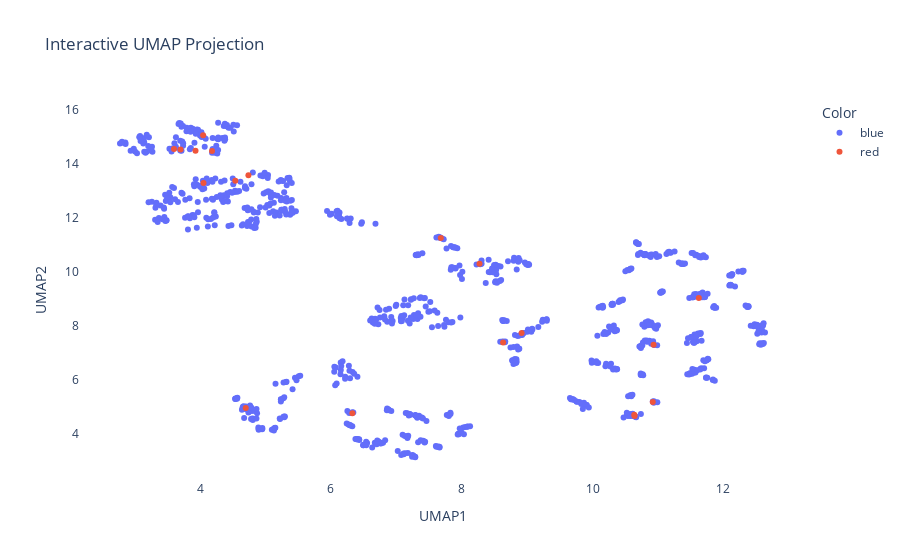

Write notebook code for a chart like this one.
### Code cell
# Set the background color to transparent
fig.update_layout(plot_bgcolor='rgba(0,0,0,0)')

### Figure 1 — Plotly figure (JSON) as saved in the notebook; plotly's stock layout.template omitted (floating-point values rounded to 4 significant figures; data arrays with more than 128 entries replaced by an {"elided": "..."} marker saying what was removed)
{"data": [{"customdata": {"elided": "980x3 mixed values"}, "hovertemplate": "Index: %{customdata[0]}<br>SMILES: %{customdata[1]}", "legendgroup": "blue", "marker": {"color": "#636efa", "symbol": "circle"}, "mode": "markers", "name": "blue", "orientation": "v", "showlegend": true, "type": "scatter", "x": {"elided": "980 float values"}, "xaxis": "x", "y": {"elided": "980 float values"}, "yaxis": "y"}, {"customdata": [[1, "N#CC%11=CC(C%12=CC=C(N(C%13=C%14C=CC=C%13)C%15=C(O%14)C=CC=C%15)C=C%12)=NC=C%11", "red"], [100, "O=[N+](C(C=C6)=CN=C6C7=CC=NC=C7N(C8=C9C=CC=C8)C%10=C(O9)C=CC=C%10)[O-]", "red"], [102, "N#CC%16=CC=C(C=C%16)C%17=CC=NC=C%17N(C%18=C%19C=CC=C%18)C%20=C(O%19)C=CC=C%20", "red"], [103, "CC(C(C=C%21)=CC=C%21C%22=CC=NC=C%22N(C%23=C%24C=CC=C%23)C%25=C(O%24)C=CC=C%25)=O", "red"], [104, "CC(C(C=C%26)=CC([N+]([O-])=O)=C%26C%27=CC=NC=C%27N%28C%29=CC=C(C=CC=C%30)C%30=C%29C%31=C(C=CC=C%32)C%32=CC=C%28%31)=O", "red"], [105, "O=[N+](C(C=C%33)=CN=C%33C%34=CC=NC=C%34N%35C%36=CC=C(C=CC=C%37)C%37=C%36C%38=C(C=CC=C%39)C%39=CC=C%35%38)[O-]", "red"], [108, "CC(C(C=C%54)=CC=C%54C%55=CC=NC=C%55N%56C%57=CC=C(C=CC=C%58)C%58=C%57C%59=C(C=CC=C%60)C%60=CC=C%56%59)=O", "red"], [111, "COC%70=CC=C(N(C%71=CC=CC=C%71)C%72=CN=CC=C%72C%73=CSC=C%73)C=C%70", "red"], [117, "COC%98=CC=C(N(C%99=CC=CC=C%99)C1=CN=CC=C1C1=CC(C=CN2)=C2C=C1)C=C%98", "red"], [118, "CC(C(C=C1)=CC=C1C1=CC=NC=C1N(C1=CC=CC=C1)C1=CC=C(OC)C=C1)=O", "red"], [207, "CC(C(C=C%41)=CC([N+]([O-])=O)=C%41C%42=CC(N(C%43=CC=CC=C%43)C%44=CC=CC=C%44)=CC=C%42)=O", "red"], [212, "COC%63=CC=C(N(C%64=CC=CC=C%64)C%65=CC=CC(C%66=CSC=C%66)=C%65)C=C%63", "red"], [306, "CC(C(C=C%37)=CC([N+]([O-])=O)=C%37C%38=CC=C(N(C%39=CC=C(OC)C=C%39)C%40=CC=C(OC)C=C%40)S%38)=O", "red"], [409, "COC%71=CC=C(N(C%72=CC=CC=C%72)C%73=CC=C(C=CC(C%74=CC=CC%75=NSN=C%74%75)=C%76)C%76=C%73)C=C%71", "red"], [415, "COC1=CC=C(N(C2=CC=CC=C2)C2=CC=C(C=CC(C3=NC=CC(C#N)=C3)=C3)C3=C2)C=C1", "red"], [501, "N#CC%13=CC(C%14=CC=C(N(C%15=C%16C=CC=C%15)C%17=C(O%16)C=CC=C%17)C%18=C%14C=CC=C%18)=NC=C%13", "red"], [613, "COC%67=CC=C(N(C%68=CC=C(OC)C=C%68)C%69=CC=C(/C=C/C%70=CSC=C%70)C=C%69)C=C%67", "red"], [616, "COC%82=CC=C(N(C%83=CC=C(OC)C=C%83)C%84=CC=C(/C=C/C%85=C(C%86=C%87%88)C=CC%88=CC=CC%87=CC=C%86C=C%85)C=C%84)C=C%82", "red"], [814, "COC1=CC=C(N(C2=CC=CC=C2)C2=CC=C3C(C=C(C4=C5C(C=CC=C5)=CC=C4)O3)=C2)C=C1", "red"]], "hovertemplate": "Index: %{customdata[0]}<br>SMILES: %{customdata[1]}", "legendgroup": "red", "marker": {"color": "#EF553B", "symbol": "circle"}, "mode": "markers", "name": "red", "orientation": "v", "showlegend": true, "type": "scatter", "x": [4.048, 4.183, 3.602, 3.701, 4.74, 4.539, 4.053, 10.64, 10.92, 10.64, 8.916, 10.93, 8.633, 4.699, 11.62, 3.931, 8.272, 7.68, 6.329], "xaxis": "x", "y": [15.06, 14.48, 14.56, 14.53, 13.58, 13.38, 13.3, 4.721, 5.191, 4.675, 7.75, 7.31, 7.391, 4.976, 9.047, 14.49, 10.31, 11.26, 4.776], "yaxis": "y"}], "layout": {"legend": {"title": {"text": "Color"}, "tracegroupgap": 0}, "plot_bgcolor": "rgba(0,0,0,0)", "title": {"text": "Interactive UMAP Projection"}, "xaxis": {"anchor": "y", "domain": [0, 1], "title": {"text": "UMAP1"}}, "yaxis": {"anchor": "x", "domain": [0, 1], "title": {"text": "UMAP2"}}}}
